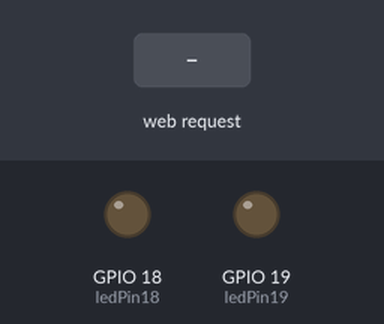
This sketch was run on a simulated ESP32. Parts: output pins drawn as LEDs (lit = HIGH). The test bench sets the inputs (shaded band). What the sketch prints to the serial monitor is not drawn.

Above: at 1.2 s.
1.3 s: HTTP request GET /on18 received
At 2.0 s:
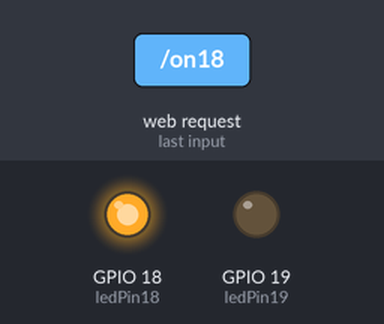
2.8 s: HTTP request GET /on19 received
At 3.1 s:
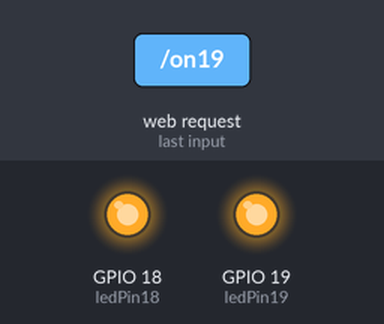
4.3 s: HTTP request GET /off18 received
At 5.5 s:
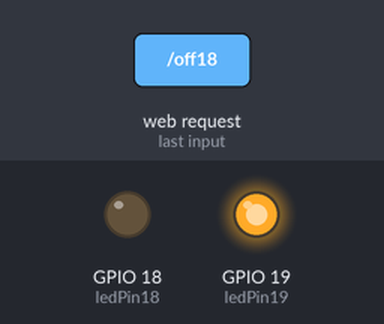
5.8 s: HTTP request GET /off19 received
At 6.7 s:
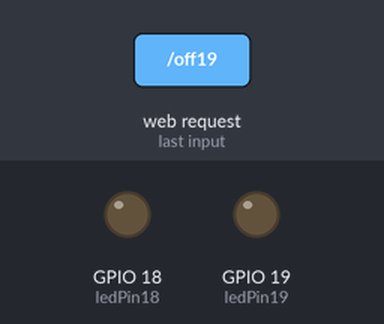
Timing chart, 0 to 8.3 s (numbered marks = the images above; inputs shaded):
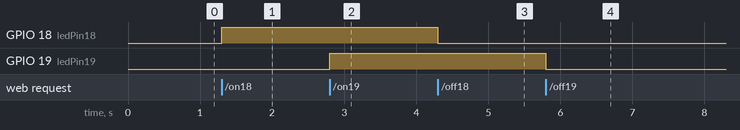

The sketch:

code.ino
```cpp
// (licence header left out)
#include <WiFi.h>
#include <WebServer.h>

const char *ssid = "OFFLINK";
const char *password = "INVENTOAIOFFLINK";

WebServer server(80);

const int ledPin18 = 18; // GPIO18 pin G18
const int ledPin19 = 19; // GPIO19 pin G19
bool ledState18 = LOW;
bool ledState19 = LOW;

void setup() {
  Serial.begin(115200);

  pinMode(ledPin18, OUTPUT);
  digitalWrite(ledPin18, ledState18);

  pinMode(ledPin19, OUTPUT);
  digitalWrite(ledPin19, ledState19);

  WiFi.softAP(ssid, password);

  server.on("/", HTTP_GET, []() {
    String html = "<html><head><meta name='viewport' content='width=device-width, initial-scale=1.0'>";
    html += "<style>";
    html += "body { font-family: 'Arial', sans-serif; text-align: center; margin-top: 50px; }";
    html += "h1 { color: #333; }";
    html += "form { margin-top: 20px; }";
    html += "input[type=submit] { background-color: #4CAF50; color: white; padding: 10px 15px; font-size: 16px; cursor: pointer; }";
    html += "@media only screen and (max-width: 600px) { body { margin-top: 20px; } }";
    html += "</style></head><body>";
    html += "<h1>InventoAi 2.4G Controller</h1>";
    html += "<p>LED State GPIO18: " + String(ledState18 ? "ON" : "OFF") + "</p>";
    html += "<form action='/on18' method='get'><input type='submit' value='Turn On GPIO18'></form>";
    html += "<form action='/off18' method='get'><input type='submit' value='Turn Off GPIO18'></form>";
    html += "<p>LED State GPIO19: " + String(ledState19 ? "ON" : "OFF") + "</p>";
    html += "<form action='/on19' method='get'><input type='submit' value='Turn On GPIO19'></form>";
    html += "<form action='/off19' method='get'><input type='submit' value='Turn Off GPIO19'></form>";
    html += "</body></html>";
    server.send(200, "text/html", html);
  });

  server.on("/on18", HTTP_GET, []() {
    ledState18 = HIGH;
    digitalWrite(ledPin18, ledState18);
    server.sendHeader("Location", "/");
    server.send(303);
  });

  server.on("/off18", HTTP_GET, []() {
    ledState18 = LOW;
    digitalWrite(ledPin18, ledState18);
    server.sendHeader("Location", "/");
    server.send(303);
  });

  server.on("/on19", HTTP_GET, []() {
    ledState19 = HIGH;
    digitalWrite(ledPin19, ledState19);
    server.sendHeader("Location", "/");
    server.send(303);
  });

  server.on("/off19", HTTP_GET, []() {
    ledState19 = LOW;
    digitalWrite(ledPin19, ledState19);
    server.sendHeader("Location", "/");
    server.send(303);
  });

  server.begin();
  Serial.println("HTTP server started");
}

void loop() {
  server.handleClient();
}
```

Measured:
- after the input at 1.3 s, GPIO 18 (ledPin18): LOW → HIGH at once
- after the input at 2.8 s, GPIO 19 (ledPin19): LOW → HIGH at once
- after the input at 4.3 s, GPIO 18 (ledPin18): HIGH → LOW at once
- after the input at 5.8 s, GPIO 19 (ledPin19): HIGH → LOW at once
